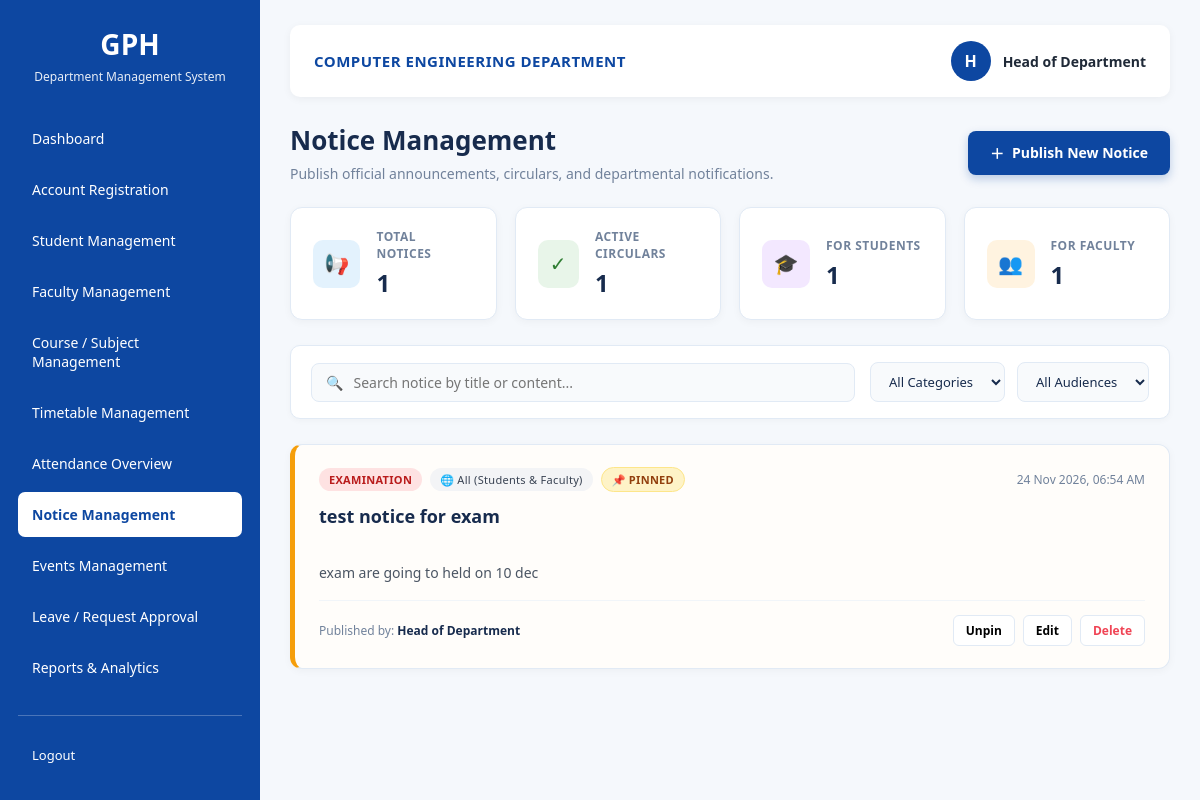
The app's page /notice-management (signed in) with its own data.
### models.py (models this page shows)
class Notice(db.Model):
    __tablename__ = "notice"
    id = db.Column(db.Integer, primary_key=True)
    title = db.Column(db.String(200), nullable=False)
    description = db.Column(db.Text, nullable=False)
    category = db.Column(db.String(50), nullable=False, default="General")  # Academic, Exam, Holiday, Urgent, General
    target_audience = db.Column(db.String(50), nullable=False, default="All")  # All, Students, Faculty
    attachment_url = db.Column(db.String(255), nullable=True)
    is_pinned = db.Column(db.Boolean, default=False)
    is_active = db.Column(db.Boolean, default=True)
    created_at = db.Column(db.DateTime, default=datetime.utcnow)
    updated_at = db.Column(db.DateTime, default=datetime.utcnow, onupdate=datetime.utcnow)
    author_name = db.Column(db.String(100), default="Head of Department")

### routes/hod.py (the view)
@hod_bp.route("/notice-management")
def notice_management():
    redirect_resp = require_hod()
    if redirect_resp:
        return redirect_resp
    q = request.args.get("q", "").strip()
    category = request.args.get("category", "All").strip()
    audience = request.args.get("audience", "All").strip()
    query = Notice.query
    if q:
        search_filter = db.or_(
            Notice.title.ilike(f"%{q}%"),
            Notice.description.ilike(f"%{q}%")
        )
        query = query.filter(search_filter)
    if category and category != "All":
        query = query.filter(Notice.category == category)
    if audience and audience != "All":
        query = query.filter(Notice.target_audience == audience)
    notices = query.order_by(Notice.is_pinned.desc(), Notice.created_at.desc()).all()
    total_notices = Notice.query.count()
    active_notices = Notice.query.filter_by(is_active=True).count()
    student_notices = Notice.query.filter(Notice.target_audience.in_(["All", "Students"])).count()
    faculty_notices = Notice.query.filter(Notice.target_audience.in_(["All", "Faculty"])).count()
    return render_template(
        "notice_management.html",
        notices=notices,
        total_notices=total_notices,
        active_notices=active_notices,
        student_notices=student_notices,
        faculty_notices=faculty_notices,
        current_q=q,
        current_category=category,
        current_audience=audience
    )

### routes/hod.py (called while the page is built)
def require_hod():
    if "user_id" not in session:
        return redirect(url_for("auth.login"))
    if session.get("user_role", "").lower() != "hod":
        abort(403)
    return None

### templates/notice_management.html (shortened to what this page needs)
{% extends "hodBase.html" %}
{% block stylesheets %}
{{ url_for('static', filename='css/notice_management.css') }}
{% endblock %}
{% block content %}
<main class="main-content notice-management-page">
    <header class="topbar">
        <span>COMPUTER ENGINEERING DEPARTMENT</span>
        <div class="profile">
            <span class="avatar">{{ (session.get('user_name', 'HOD')|first)|upper }}</span>
            <span>{{ session.get('user_name', 'HOD') }}</span>
        </div>
    </header>
    <section class="page-heading">
        <div>
            <h1>Notice Management</h1>
            <p>Publish official announcements, circulars, and departmental notifications.</p>
        </div>
        <button type="button" class="btn-publish" id="openCreateNoticeBtn">
            <span>＋</span> Publish New Notice
        </button>
    </section>
    <section class="stats-grid">
        <div class="stat-card">
            <div class="stat-icon blue">📢</div>
            <div>
                <p>Total Notices</p>
                <h2>{{ total_notices }}</h2>
            </div>
        </div>
        <div class="stat-card">
            <div class="stat-icon green">✓</div>
            <div>
                <p>Active Circulars</p>
                <h2>{{ active_notices }}</h2>
            </div>
        </div>
        <div class="stat-card">
            <div class="stat-icon purple">🎓</div>
            <div>
                <p>For Students</p>
                <h2>{{ student_notices }}</h2>
            </div>
        </div>
        <div class="stat-card">
            <div class="stat-icon orange">👥</div>
            <div>
                <p>For Faculty</p>
                <h2>{{ faculty_notices }}</h2>
            </div>
        </div>
    </section>
    <section class="toolbar-card">
        <form method="GET" action="{{ url_for('hod.notice_management') }}" class="filter-form">
            <div class="search-box">
                <span class="search-icon">🔍</span>
                <input
                    type="text"
                    name="q"
                    placeholder="Search notice by title or content..."
                    value="{{ current_q or '' }}"
                >
            </div>
            <div class="filter-group">
                <select name="category" onchange="this.form.submit()">
                    <option value="All" {% if current_category == 'All' or not current_category %}selected{% endif %}>All Categories</option>
                </select>
                <select name="audience" onchange="this.form.submit()">
                    <option value="All" {% if current_audience == 'All' or not current_audience %}selected{% endif %}>All Audiences</option>
                </select>
            </div>
        </form>
    </section>
    <section class="notices-container">
        {% if notices %}
            <div class="notices-grid">
                {% for notice in notices %}
                <article class="notice-card {% if notice.is_pinned %}pinned-card{% endif %}">
                    <div class="card-header">
                        <div class="badges-row">
                            <span class="badge badge-category badge-{{ notice.category|lower }}">{{ notice.category }}</span>
                            <span class="badge badge-audience">
                                {% if notice.target_audience == 'Students' %}🎓 Students
                                {% elif notice.target_audience == 'Faculty' %}👥 Faculty
                                {% else %}🌐 All (Students & Faculty){% endif %}
                            </span>
                            {% if notice.is_pinned %}
                            <span class="badge badge-pinned">📌 Pinned</span>
                            {% endif %}
                        </div>
                        <div class="date-tag">
                            {{ notice.created_at.strftime('%d %b %Y, %I:%M %p') }}
                        </div>
                    </div>
                    <h3 class="notice-title">{{ notice.title }}</h3>
                    <div class="notice-body">
                        {{ notice.description }}
                    </div>
                    <div class="card-footer">
                        <div class="author-info">
                            <span>Published by:</span>
                            <strong>{{ notice.author_name }}</strong>
                        </div>
                        <div class="card-actions">
                            <form method="POST" action="{{ url_for('hod.toggle_pin', notice_id=notice.id) }}" style="display:inline;">
                                <button type="submit" class="action-btn pin-btn" title="{{ 'Unpin Notice' if notice.is_pinned else 'Pin Notice to Top' }}">
                                    {{ 'Unpin' if notice.is_pinned else 'Pin' }}
                                </button>
                            </form>
                            <button
                                type="button"
                                class="action-btn edit-btn"
                                onclick="openEditModal(
                                    '{{ notice.id }}',
                                    '{{ notice.title|escape }}',
                                    '{{ notice.category }}',
                                    '{{ notice.target_audience }}',
                                    '{{ notice.attachment_url or '' }}',
                                    {{ 'true' if notice.is_pinned else 'false' }},
                                    `{{ notice.description|replace('`', '\\`') }}`
                                )"
                            >
                                Edit
                            </button>
                            <form
                                method="POST"
                                action="{{ url_for('hod.delete_notice', notice_id=notice.id) }}"
                                style="display:inline;"
                                onsubmit="return confirm('Are you sure you want to delete this notice? This action cannot be undone.');"
                            >
                                <button type="submit" class="action-btn delete-btn">Delete</button>
                            </form>
                        </div>
                    </div>
                </article>
                {% endfor %}
            </div>
        {% endif %}
    </section>
</main>
{% endblock %}

### templates/hodBase.html (shortened to what this page needs)
<!DOCTYPE html>
<html lang="en">
<head>
    <link rel="stylesheet" href="{% block stylesheets %}{%endblock%}">
</head>
<body>
    <aside class="sidebar">
        <div class="logo">
            <h2>GPH</h2>
            <p>Department Management System</p>
        </div>
        <nav>
            <a href="{{ url_for('faculty.dashboard') if session.get('user_role') == 'faculty' else url_for('hod.hod_dashboard') }}"
                class="{{ 'active' if (request.endpoint == 'hod.hod_dashboard' or request.endpoint == 'faculty.dashboard') else '' }}">
                Dashboard
            </a>
            {% if session.get('user_role', '').lower() == 'hod' %}
            <a href="{{ url_for('auth.register') }}" class="{{ 'active' if request.endpoint == 'auth.register' else '' }}">Account
                Registration</a>
            {% endif %}
            <a href="{{ url_for('hod.student_management') }}"
                class="{{ 'active' if request.endpoint == 'hod.student_management' else '' }}">
                Student Management
            </a>
            <a href="{{ url_for('hod.faculty_management') }}"
                class="{{ 'active' if request.endpoint == 'hod.faculty_management' else '' }}">
                Faculty Management
            </a>
            <a href="#">
                Course / Subject Management
            </a>
            <a href="#">
                Timetable Management
            </a>
            <a href="#">
                Attendance Overview
            </a>
            <a href="{{ url_for('hod.notice_management') }}"
                class="{{ 'active' if request.endpoint == 'hod.notice_management' else '' }}">
                Notice Management
            </a>
            <a href="#">
                Events Management
            </a>
            <a href="#">
                Leave / Request Approval
            </a>
            <a href="#">
                Reports & Analytics
            </a>
        </nav>
        <div class="logout">
            <a href="{{ url_for('auth.logout') }}">Logout</a>
        </div>
    </aside>
    {%block content%} {%endblock%}
</body>
</html>

### records on screen
Notice: get "Head of Department", category "EXAMINATION", target_audience "🌐 All (Students & Faculty)", shows "📌 PINNED", created_at "24 Nov 2026, 06:54 AM", title "test notice for exam", description "exam are going to held on 10 dec", author_name "Head of Department", is_pinned "Unpin"

### other values on screen
{{ (session.get('user_name', 'HOD')|first)|upper }} "H"
{{ total_notices }} "1"
{{ active_notices }} "1"
{{ student_notices }} "1"
{{ faculty_notices }} "1"
